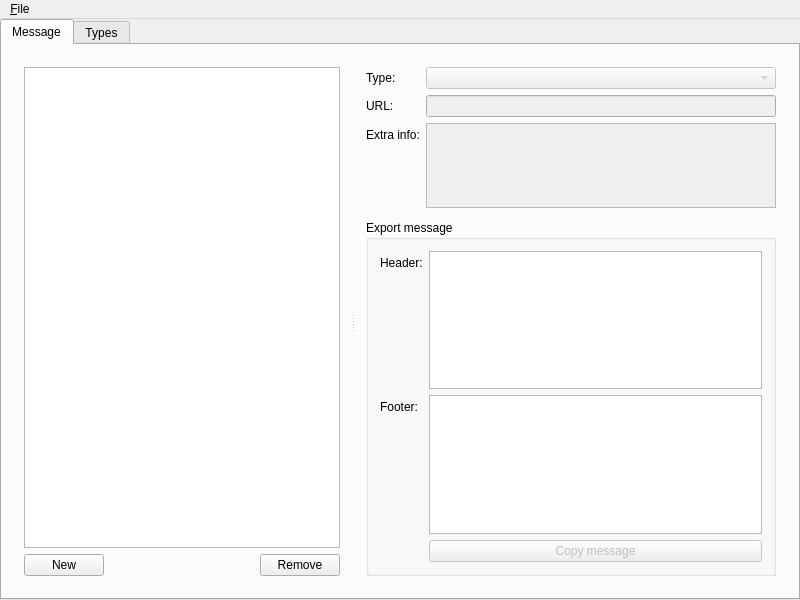
<?xml version="1.0" encoding="UTF-8"?>
<ui version="4.0">
 <class>MainWindow</class>
 <widget class="QMainWindow" name="MainWindow">
  <property name="geometry">
   <rect>
    <x>0</x>
    <y>0</y>
    <width>800</width>
    <height>600</height>
   </rect>
  </property>
  <property name="windowTitle">
   <string>QFeedback</string>
  </property>
  <property name="windowIcon">
   <iconset resource="qfeedback.qrc">
    <normaloff>:/QFeedback/QFeedback.png</normaloff>:/QFeedback/QFeedback.png</iconset>
  </property>
  <widget class="QWidget" name="centralWidget">
   <layout class="QGridLayout" name="gridLayout_3">
    <property name="margin">
     <number>0</number>
    </property>
    <item row="0" column="0">
     <widget class="QTabWidget" name="tabWidget">
      <property name="currentIndex">
       <number>0</number>
      </property>
      <widget class="QWidget" name="messageTab">
       <attribute name="title">
        <string>Message</string>
       </attribute>
       <layout class="QHBoxLayout" name="horizontalLayout_2">
        <item>
         <widget class="QSplitter" name="messagesSplitter">
          <property name="orientation">
           <enum>Qt::Horizontal</enum>
          </property>
          <widget class="QWidget" name="verticalLayoutWidget">
           <layout class="QVBoxLayout" name="messageVLayout">
            <item>
             <layout class="QGridLayout" name="messageGridLayout">
              <item row="1" column="2">
               <widget class="QPushButton" name="messageRemoveButton">
                <property name="text">
                 <string>Remove</string>
                </property>
               </widget>
              </item>
              <item row="1" column="0">
               <widget class="QPushButton" name="messageNewButton">
                <property name="text">
                 <string>New</string>
                </property>
               </widget>
              </item>
              <item row="1" column="1">
               <spacer name="horizontalSpacer">
                <property name="orientation">
                 <enum>Qt::Horizontal</enum>
                </property>
                <property name="sizeHint" stdset="0">
                 <size>
                  <width>40</width>
                  <height>20</height>
                 </size>
                </property>
               </spacer>
              </item>
              <item row="0" column="0" colspan="3">
               <widget class="QListWidget" name="messageList">
                <property name="sortingEnabled">
                 <bool>true</bool>
                </property>
               </widget>
              </item>
             </layout>
            </item>
           </layout>
          </widget>
          <widget class="QWidget" name="formLayoutWidget">
           <layout class="QFormLayout" name="messageFormLayout">
            <item row="0" column="0">
             <widget class="QLabel" name="messageTypeLabel">
              <property name="text">
               <string>Type:</string>
              </property>
              <property name="buddy">
               <cstring>messageTypeSelect</cstring>
              </property>
             </widget>
            </item>
            <item row="0" column="1">
             <widget class="QComboBox" name="messageTypeSelect">
              <property name="enabled">
               <bool>false</bool>
              </property>
             </widget>
            </item>
            <item row="1" column="0">
             <widget class="QLabel" name="messageUrlLabel">
              <property name="text">
               <string>URL:</string>
              </property>
              <property name="buddy">
               <cstring>messageUrlEdit</cstring>
              </property>
             </widget>
            </item>
            <item row="1" column="1">
             <widget class="QLineEdit" name="messageUrlEdit">
              <property name="enabled">
               <bool>false</bool>
              </property>
             </widget>
            </item>
            <item row="2" column="0">
             <widget class="QLabel" name="messageInfoLabel">
              <property name="text">
               <string>Extra info:</string>
              </property>
              <property name="buddy">
               <cstring>messageInfoEdit</cstring>
              </property>
             </widget>
            </item>
            <item row="3" column="1">
             <layout class="QHBoxLayout" name="messageHLayout"/>
            </item>
            <item row="2" column="1">
             <widget class="QPlainTextEdit" name="messageInfoEdit">
              <property name="enabled">
               <bool>false</bool>
              </property>
              <property name="tabChangesFocus">
               <bool>true</bool>
              </property>
             </widget>
            </item>
            <item row="4" column="0" colspan="2">
             <widget class="QGroupBox" name="messageExportGroup">
              <property name="title">
               <string>Export message</string>
              </property>
              <layout class="QFormLayout" name="formLayout_3">
               <property name="fieldGrowthPolicy">
                <enum>QFormLayout::AllNonFixedFieldsGrow</enum>
               </property>
               <item row="0" column="0">
                <widget class="QLabel" name="messageExportHeaderLabel">
                 <property name="text">
                  <string>Header:</string>
                 </property>
                 <property name="buddy">
                  <cstring>messageExportHeaderEdit</cstring>
                 </property>
                </widget>
               </item>
               <item row="0" column="1">
                <widget class="QPlainTextEdit" name="messageExportHeaderEdit">
                 <property name="tabChangesFocus">
                  <bool>true</bool>
                 </property>
                </widget>
               </item>
               <item row="1" column="0">
                <widget class="QLabel" name="messageExportFooterLabel">
                 <property name="text">
                  <string>Footer:</string>
                 </property>
                 <property name="buddy">
                  <cstring>messageExportFooterEdit</cstring>
                 </property>
                </widget>
               </item>
               <item row="1" column="1">
                <widget class="QPlainTextEdit" name="messageExportFooterEdit">
                 <property name="tabChangesFocus">
                  <bool>true</bool>
                 </property>
                </widget>
               </item>
               <item row="2" column="1">
                <widget class="QPushButton" name="messageExportCopyButton">
                 <property name="enabled">
                  <bool>false</bool>
                 </property>
                 <property name="text">
                  <string>Copy message</string>
                 </property>
                </widget>
               </item>
              </layout>
             </widget>
            </item>
           </layout>
          </widget>
         </widget>
        </item>
       </layout>
      </widget>
      <widget class="QWidget" name="typeTab">
       <attribute name="title">
        <string>Types</string>
       </attribute>
       <layout class="QHBoxLayout" name="horizontalLayout">
        <item>
         <widget class="QSplitter" name="typesSplitter">
          <property name="orientation">
           <enum>Qt::Horizontal</enum>
          </property>
          <widget class="QWidget" name="gridLayoutWidget">
           <layout class="QGridLayout" name="typesGridLayout">
            <item row="0" column="0" colspan="3">
             <widget class="QListWidget" name="typesList">
              <property name="showDropIndicator" stdset="0">
               <bool>false</bool>
              </property>
              <property name="sortingEnabled">
               <bool>true</bool>
              </property>
             </widget>
            </item>
            <item row="1" column="0">
             <widget class="QPushButton" name="typesNewButton">
              <property name="text">
               <string>New</string>
              </property>
             </widget>
            </item>
            <item row="1" column="2">
             <widget class="QPushButton" name="typesRemoveButton">
              <property name="enabled">
               <bool>true</bool>
              </property>
              <property name="text">
               <string>Remove</string>
              </property>
             </widget>
            </item>
            <item row="1" column="1">
             <spacer name="typesListButtonSpacer">
              <property name="orientation">
               <enum>Qt::Horizontal</enum>
              </property>
              <property name="sizeHint" stdset="0">
               <size>
                <width>40</width>
                <height>20</height>
               </size>
              </property>
             </spacer>
            </item>
           </layout>
          </widget>
          <widget class="QWidget" name="formLayoutWidget_2">
           <layout class="QFormLayout" name="typesFormLayout">
            <property name="fieldGrowthPolicy">
             <enum>QFormLayout::AllNonFixedFieldsGrow</enum>
            </property>
            <item row="0" column="0">
             <widget class="QLabel" name="typesNameLabel">
              <property name="text">
               <string>Name:</string>
              </property>
              <property name="buddy">
               <cstring>typesNameEdit</cstring>
              </property>
             </widget>
            </item>
            <item row="0" column="1">
             <widget class="QLineEdit" name="typesNameEdit">
              <property name="enabled">
               <bool>false</bool>
              </property>
             </widget>
            </item>
            <item row="1" column="0">
             <widget class="QLabel" name="typesHeaderTextLabel">
              <property name="text">
               <string>Header text:</string>
              </property>
              <property name="buddy">
               <cstring>typesHeaderTextEdit</cstring>
              </property>
             </widget>
            </item>
            <item row="2" column="0">
             <widget class="QLabel" name="typesExtraInfoLabel">
              <property name="text">
               <string>Extra info:</string>
              </property>
              <property name="buddy">
               <cstring>typesExtraInfoEdit</cstring>
              </property>
             </widget>
            </item>
            <item row="3" column="1">
             <layout class="QHBoxLayout" name="typeHLayout">
              <item>
               <spacer name="typesSaveLeftSpacer">
                <property name="orientation">
                 <enum>Qt::Horizontal</enum>
                </property>
                <property name="sizeHint" stdset="0">
                 <size>
                  <width>40</width>
                  <height>20</height>
                 </size>
                </property>
               </spacer>
              </item>
              <item>
               <widget class="QPushButton" name="typesSaveButton">
                <property name="enabled">
                 <bool>false</bool>
                </property>
                <property name="text">
                 <string>Save</string>
                </property>
               </widget>
              </item>
              <item>
               <spacer name="typesSaveRightSpacer">
                <property name="orientation">
                 <enum>Qt::Horizontal</enum>
                </property>
                <property name="sizeHint" stdset="0">
                 <size>
                  <width>40</width>
                  <height>20</height>
                 </size>
                </property>
               </spacer>
              </item>
             </layout>
            </item>
            <item row="1" column="1">
             <widget class="QPlainTextEdit" name="typesHeaderTextEdit">
              <property name="enabled">
               <bool>false</bool>
              </property>
              <property name="tabChangesFocus">
               <bool>true</bool>
              </property>
             </widget>
            </item>
            <item row="2" column="1">
             <widget class="QPlainTextEdit" name="typesExtraInfoEdit">
              <property name="enabled">
               <bool>false</bool>
              </property>
              <property name="tabChangesFocus">
               <bool>true</bool>
              </property>
             </widget>
            </item>
           </layout>
          </widget>
         </widget>
        </item>
       </layout>
      </widget>
     </widget>
    </item>
   </layout>
  </widget>
  <widget class="QMenuBar" name="menuBar">
   <property name="geometry">
    <rect>
     <x>0</x>
     <y>0</y>
     <width>800</width>
     <height>21</height>
    </rect>
   </property>
   <widget class="QMenu" name="menuFile">
    <property name="title">
     <string>&amp;File</string>
    </property>
    <addaction name="actionExit"/>
   </widget>
   <addaction name="menuFile"/>
  </widget>
  <action name="actionExit">
   <property name="text">
    <string>E&amp;xit</string>
   </property>
  </action>
 </widget>
 <layoutdefault spacing="6" margin="11"/>
 <tabstops>
  <tabstop>tabWidget</tabstop>
  <tabstop>messageList</tabstop>
  <tabstop>messageNewButton</tabstop>
  <tabstop>messageRemoveButton</tabstop>
  <tabstop>messageTypeSelect</tabstop>
  <tabstop>messageUrlEdit</tabstop>
  <tabstop>messageInfoEdit</tabstop>
  <tabstop>typesList</tabstop>
  <tabstop>typesNewButton</tabstop>
  <tabstop>typesRemoveButton</tabstop>
  <tabstop>typesNameEdit</tabstop>
  <tabstop>typesHeaderTextEdit</tabstop>
  <tabstop>typesExtraInfoEdit</tabstop>
  <tabstop>typesSaveButton</tabstop>
 </tabstops>
 <resources>
  <include location="qfeedback.qrc"/>
 </resources>
 <connections/>
</ui>
